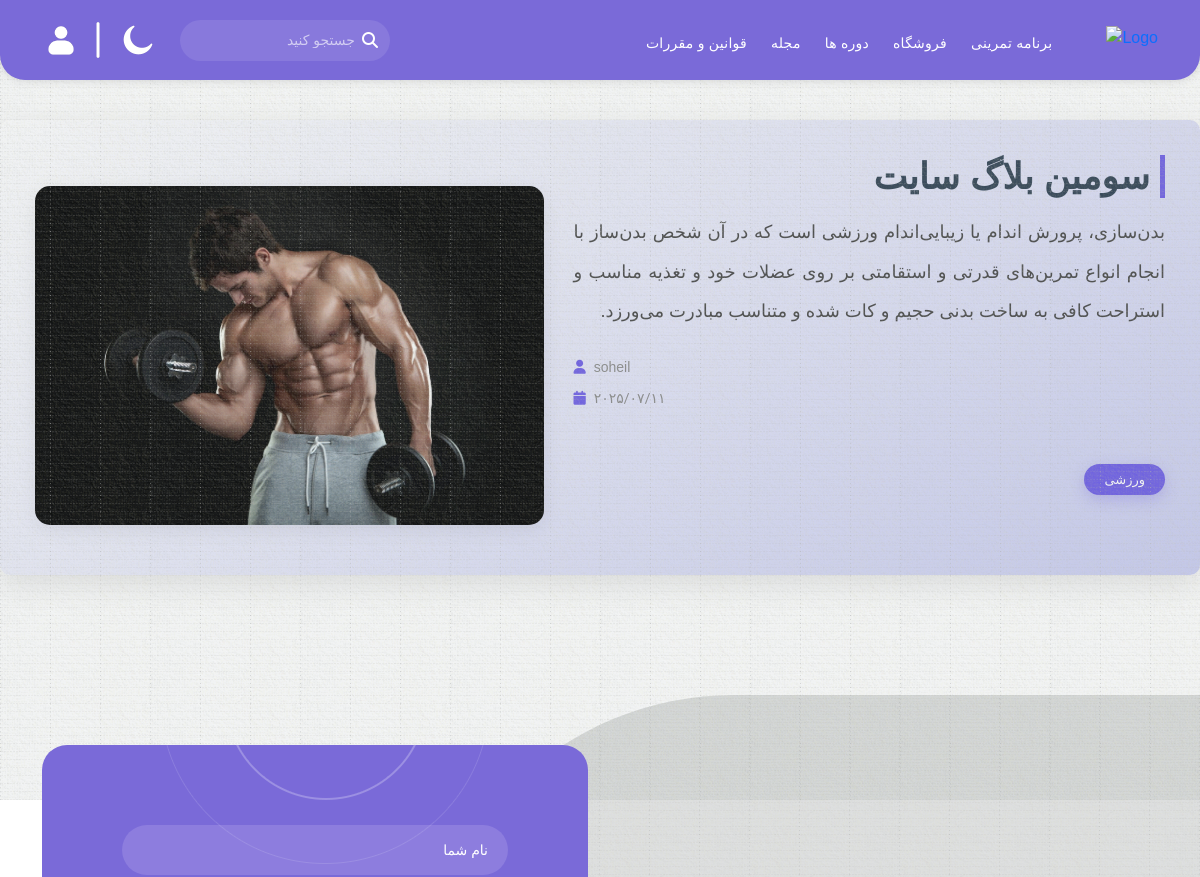
Before: /home/3 (upper part) with the older database file.
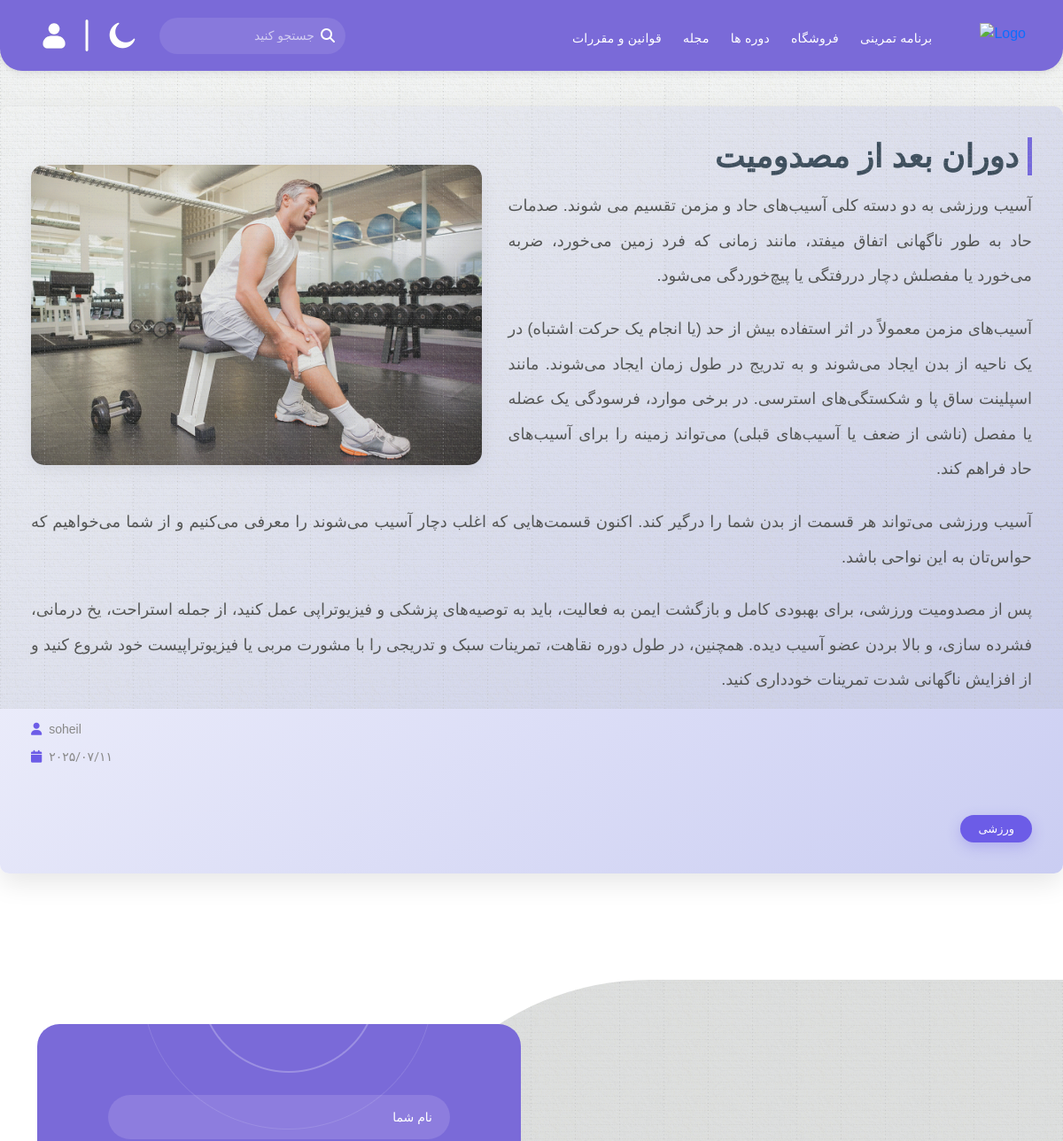
After: the same page with the newer database file.
### blog/models.py (models this page shows, shortened)
class Post(models.Model):
    CATEGORY_TYPE = (
        ('sport', 'ورزشی'),
        ('Diet', 'رژیم غذایی'),
        ('tools', 'ابزار ورزشی'),
    )
    STATUS = (
        ("draft",'Draft'),
        ("published",'Published'),
    )
    author = models.ForeignKey(User, on_delete=models.CASCADE, related_name="blog_posts")
    slug = models.SlugField(max_length=250, unique_for_date="published_at")
    title = models.CharField(max_length=250)
    body = models.TextField()
    created_at = models.DateTimeField(auto_now_add=True)
    published_at = models.DateField(default=timezone.now)
    updated_at = models.DateTimeField(auto_now=True)
    status = models.CharField(max_length=10,choices=STATUS,default='draft')
    image = models.ImageField(upload_to='image/', null=True, blank=True)
    video = models.FileField(upload_to='video/', null=True, blank=True)
    category = models.CharField(max_length=20, choices=CATEGORY_TYPE,default='sport')
    class Meta:
        ordering = ('published_at',)

### blog/views.py (the view)
# urls.py: path("<int:id>",views.blog_detail,name="blog_detail"),
def blog_detail(request,id):
    post = Post.objects.get(id=id)
    context = {
        "post": post
    }
    return render(request,"blog/blog_detail.html",context)

### bodyland/context_processors.py (called while the page is built)
def user_context(request):
    return {
        'is_logged_in': request.user.is_authenticated,
        'username': request.user.username if request.user.is_authenticated else ''
    }

### blog/templates/blog/blog_detail.html (shortened to what this page needs)
{% extends 'base.html' %}
{% load static %}
{% block body_class %}blog-detail-page{% endblock %}
{% block content %}
<div class="blog-detail-container">
    <img src="{{ post.image.url }}" alt="{{ post.title }}" class="blog-detail-image">
    <h1 class="blog-detail-title">{{ post.title }}</h1>
    <div class="blog-detail-body">
        {{ post.body|linebreaks }}
    </div>
    <div class="blog-detail-meta">
        <span><i class="fa fa-user"></i> {{ post.author }}</span>
        <span style="margin-right: 20px;"><i class="fa fa-calendar"></i> {{ post.published_at|date:"Y/m/d" }}</span>
    </div>
    <div class="blog-detail-category">
        {{ post.get_category_display }}
    </div>
</div>
{% endblock %}

Changed rows visible on the page:
changed Post "ورزشی": image: a different picture; title "سومین بلاگ سایت" → "دوران بعد از مصدومیت"; body "بدن‌سازی، پرورش اندام یا زیبایی‌اندام ورزشی است که در آن شخص بدن‌ساز با انجام انواع تمرین‌های قدرتی و استقامتی بر روی عضلات خود و تغذیه مناسب و استراحت کافی به ساخت بدنی حجیم و کات شده و متناسب مبادرت می‌ورزد." → "آسیب ورزشی به دو دسته کلی آسیب‌های حاد و مزمن تقسیم می شوند. صدمات حاد به طور ناگهانی اتفاق میفتد، مانند زمانی که فرد زمین می‌خورد، ضربه می‌خورد یا مفصلش دچار دررفتگی یا پیچ‌خوردگی می‌شود. آسیب‌های مزمن معمولاً در اثر استفاده بیش از حد (یا انجام یک حرکت اشتباه) در یک ناحیه از بدن ایجاد می‌شوند و به تدریج در طول زمان ایجاد می‌شوند. مانند اسپلینت ساق پا و شکستگی‌های استرسی. در برخی موارد، فرسودگی یک عضله یا مفصل (ناشی از ضعف یا آسیب‌های قبلی) می‌تواند زمینه را برای آسیب‌های حاد فراهم کند. آسیب ورزشی می‌تواند هر قسمت از بدن شما را درگیر کند. اکنون قسمت‌هایی که اغلب دچار آسیب می‌شوند را معرفی می‌کنیم و از شما می‌خواهیم که حواس‌تان به این نواحی باشد. پس از مصدومیت ورزشی، برای بهبودی کامل و…"
